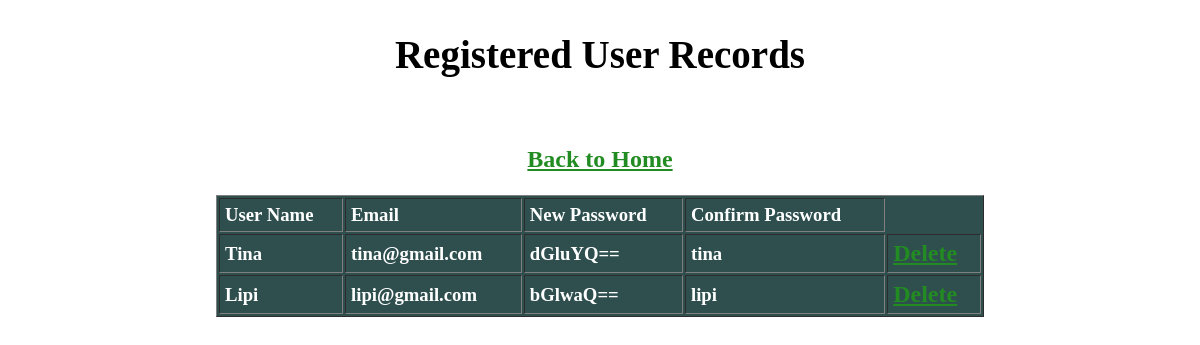
The page /display_registeredUser.php on the database as committed earlier.
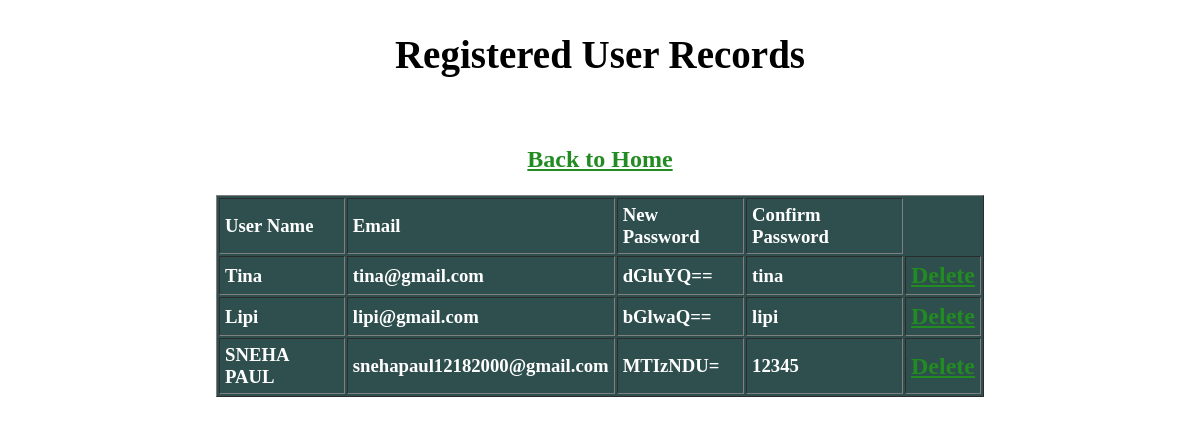
The same page on the database as committed later.
### tables this page shows
CREATE TABLE `register_db` (
  `id` int(10) NOT NULL,
  `uname` varchar(255) NOT NULL,
  `email` varchar(255) NOT NULL,
  `n_password` varchar(255) NOT NULL,
  `con_password` varchar(255) NOT NULL
);

### display_registeredUser.php (the view, shortened to what this page needs)
<?php
include("connection.php");?>
<!DOCTYPE html>
<html>
<head>
</head>
<body>
<h2 style="font-size: 39px;"><center>Registered User Records</center></h2><br>
<h3 style="color:darkgreen;"><center><a href="menu.html">Back to Home </a></center><br>
<table width = "80%" border="1" cellspacing="2" cellpadding="5" align="center" style="background-color: darkSlategray; color: white;">
	<tr>
		<td><strong>User Name</strong></td>
		<td><strong>Email</strong></td>
		<td><strong>New Password</strong></td>
		<td><strong>Confirm Password</strong></td>
	</tr>
    <?php
		$sql = "SELECT * FROM `register_db`";
		$result = mysqli_query($link,$sql);
		if(mysqli_num_rows($result) > 0)
		{
			while($row = mysqli_fetch_assoc($result))
			{
				echo "<tr>";
				echo "<td>".$row["uname"]."</td>";
				echo "<td>".$row["email"]."</td>";
				echo "<td>".$row["n_password"]."</td>";
				echo "<td>".$row["con_password"]."</td>";
				echo "<td><a href='delete_registeredUser.php?id=".$row['id']."'>Delete</a></td>";
				echo "</tr>";
			}
		}
     ?>
</table>
</body>
</html>

Rows that differ between the two databases and show on the page:
added register_db: uname "SNEHA PAUL", email "snehapaul12182000@gmail.com", n_password "MTIzNDU=", con_password "12345"
